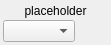
<?xml version="1.0" encoding="UTF-8"?>
<ui version="4.0">
 <class>ChooseValue</class>
 <widget class="QWidget" name="ChooseValue">
  <property name="geometry">
   <rect>
    <x>0</x>
    <y>0</y>
    <width>111</width>
    <height>45</height>
   </rect>
  </property>
  <property name="sizePolicy">
   <sizepolicy hsizetype="MinimumExpanding" vsizetype="Preferred">
    <horstretch>0</horstretch>
    <verstretch>0</verstretch>
   </sizepolicy>
  </property>
  <property name="maximumSize">
   <size>
    <width>300</width>
    <height>16777215</height>
   </size>
  </property>
  <property name="windowTitle">
   <string>Form</string>
  </property>
  <layout class="QVBoxLayout" name="verticalLayout">
   <property name="spacing">
    <number>1</number>
   </property>
   <property name="margin">
    <number>3</number>
   </property>
   <item>
    <widget class="QLabel" name="column_name">
     <property name="sizePolicy">
      <sizepolicy hsizetype="MinimumExpanding" vsizetype="Preferred">
       <horstretch>1</horstretch>
       <verstretch>0</verstretch>
      </sizepolicy>
     </property>
     <property name="text">
      <string>placeholder</string>
     </property>
     <property name="alignment">
      <set>Qt::AlignCenter</set>
     </property>
    </widget>
   </item>
   <item>
    <widget class="QComboBox" name="values">
     <property name="sizePolicy">
      <sizepolicy hsizetype="Fixed" vsizetype="Preferred">
       <horstretch>1</horstretch>
       <verstretch>0</verstretch>
      </sizepolicy>
     </property>
    </widget>
   </item>
  </layout>
 </widget>
 <resources/>
 <connections/>
</ui>
